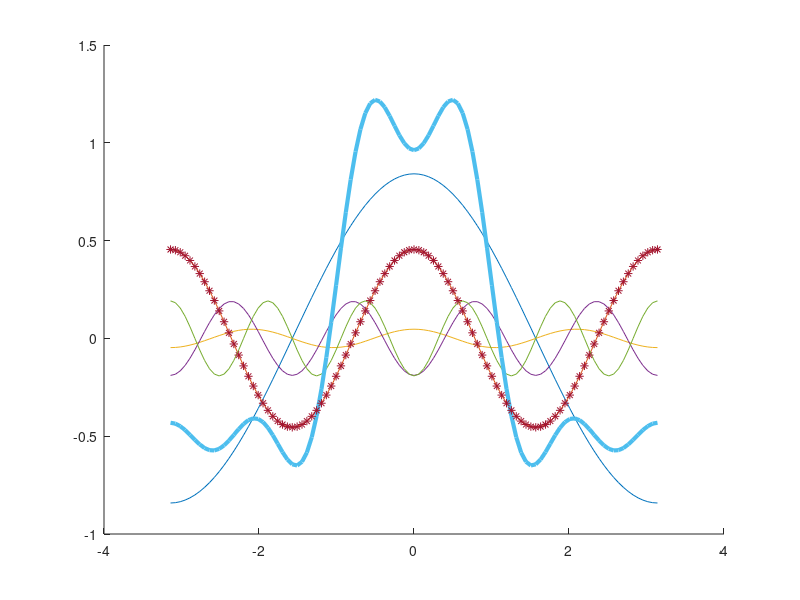

Write MATLAB code to recreate this figure.
%
% Extract sinusoids of known frequency from composite.
%
% % Kurt Motekew  2022/08/03
%

clear;

  % Fundamental frequency, Hz
w1 = 1.0;

nmax = 5;

  % Period and increment
pd = 2*pi/w1;
dt = pd/100;
t = (-pd/2):dt:(pd/2);

fprintf('\nFundamental frequency %1.1f Hz', w1);
fprintf(' and Period %1.3e sec', pd);
fprintf('\n');

  % Overlay multiple harmonics and the combined result
yi = zeros(nmax, size(t,2));
y = zeros(size(t));
for ii = 1:nmax
  wn = ii*w1;
  an = sin(wn)/(wn);
  yi(ii,:) = an*cos(wn*t);
  y = y + yi(ii,:);
end

figure; hold on;
for ii = 1:nmax
  plot(t, yi(ii,:));
end
plot(t, y, 'linewidth',3);

  % Pull 2nd harmonic
wn = 2*w1;
yn = cos(wn*t);

  % Cartesian form
c0 = (2.0/pd)*trapz(t, y);
c2 = (2.0/pd)*trapz(t, yi(2,:).*cos(wn*t));
d2 = (2.0/pd)*trapz(t, yi(2,:).*sin(wn*t));

y2 = c0/2 + c2*cos(wn*t) + d2*sin(wn*t);
plot(t, y2, '*');




